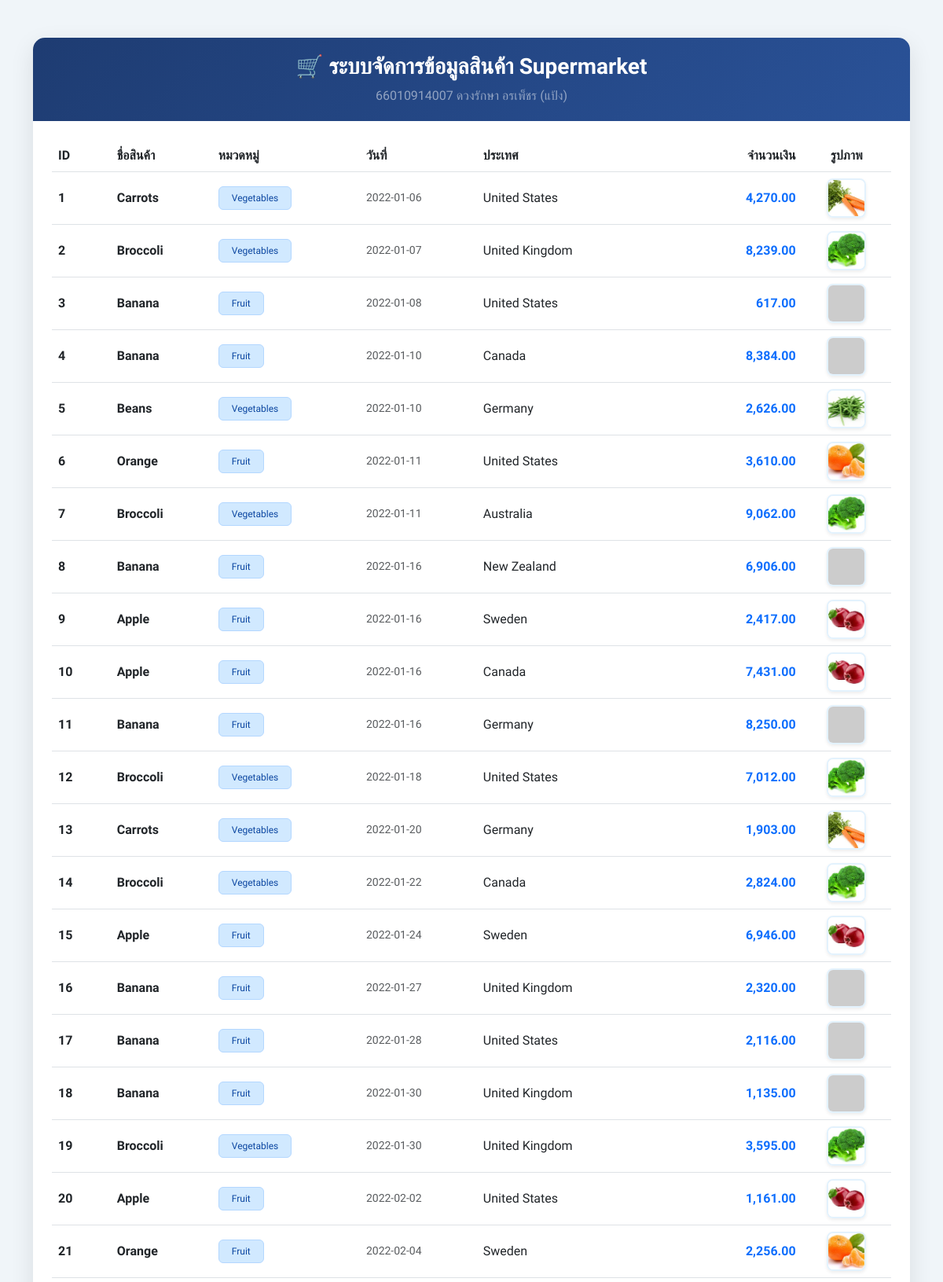
Screenshot of /c.php (upper part) with the database file from the repository.
### tables this page shows
CREATE TABLE `popsupermarket` (
  `p_order_id` int(11) NOT NULL,
  `p_product_name` varchar(100) NOT NULL,
  `p_category` varchar(100) NOT NULL,
  `p_date` date NOT NULL,
  `p_country` varchar(100) NOT NULL,
  `p_amount` int(9) NOT NULL
);

### c.php (the view, shortened to what this page needs)
<!doctype html>
<html lang="th">
<head>
    <link href="https://cdn.jsdelivr.net/npm/bootstrap@5.3.0/dist/css/bootstrap.min.css" rel="stylesheet">
    <link href="https://cdn.datatables.net/1.13.4/css/dataTables.bootstrap5.min.css" rel="stylesheet">
</head>
<body class="py-5">
    <div class="container">
        <div class="card main-card">
            <div class="card-header text-center">
                <h3 class="text-white mb-0 fw-bold">🛒 ระบบจัดการข้อมูลสินค้า Supermarket</h3>
                <p class="text-white-50 mb-0 mt-2">66010914007 ดวงรักษา อรเพ็ชร (แป้ง)</p>
            </div>
            <div class="card-body p-4">
                <table id="myTable" class="table table-hover align-middle" style="width:100%">
                    <thead>
                        <tr>
                            <th>ID</th>
                            <th>ชื่อสินค้า</th>
                            <th>หมวดหมู่</th>
                            <th>วันที่</th>
                            <th>ประเทศ</th>
                            <th class="text-end">จำนวนเงิน</th>
                            <th class="text-center">รูปภาพ</th>
                        </tr>
                    </thead>
                    <tbody>
                    <?php
                    include_once("connectdb.php");
                    $sql = "SELECT * FROM `popsupermarket`";
                    $rs = mysqli_query($conn, $sql);
                    while ($data = mysqli_fetch_array($rs)) {
                    ?>
                        <tr>
                            <td><strong><?php echo $data['p_order_id']; ?></strong></td>
                            <td class="fw-semibold"><?php echo $data['p_product_name']; ?></td>
                            <td><span class="badge badge-category px-3 py-2"><?php echo $data['p_category']; ?></span></td>
                            <td class="text-muted small"><?php echo $data['p_date']; ?></td>
                            <td><i class="bi bi-geo-alt"></i> <?php echo $data['p_country']; ?></td>
                            <td class="text-end fw-bold text-primary"><?php echo number_format($data['p_amount'], 2); ?></td>
                            <td class="text-center">
                                <img src="<?php echo $data['p_product_name']; ?>.jpg"
                                     class="img-product shadow-sm"
                                     onerror="this.src='https://via.placeholder.com/50/e3f2fd/0d47a1?text=No+Img'">
                            </td>
                        </tr>
                    <?php
                    }
                    ?>
                    </tbody>
                </table>
            </div>
        </div>
    </div>

### c.php (style rules this page uses)
body { font-family: 'Sarabun', sans-serif; background-color: #f0f5f9; color: #33475b; }
.main-card { border: none; border-radius: 15px; overflow: hidden; box-shadow: 0 10px 30px rgba(0, 0, 0, 0.1); }
.card-header { background: linear-gradient(135deg, #1e3c72 0%, #2a5298 100%); padding: 20px; border: none; }
.table thead { background-color: #e3f2fd; color: #0d47a1; }
.img-product { width: 50px; height: 50px; object-fit: cover; border-radius: 8px; border: 2px solid #e3f2fd; }
.badge-category { background-color: #d1e9ff; color: #0d47a1; font-weight: 500; border: 1px solid #b3d7ff; }

### rows the page displays
popsupermarket: p_order_id "1", p_product_name "Carrots", p_category "Vegetables", p_date "2022-01-06", p_country "United States", p_amount "4,270.00", p_product_name (picture)
popsupermarket: p_order_id "2", p_product_name "Broccoli", p_category "Vegetables", p_date "2022-01-07", p_country "United Kingdom", p_amount "8,239.00", p_product_name (picture)
popsupermarket: p_order_id "3", p_product_name "Banana", p_category "Fruit", p_date "2022-01-08", p_country "United States", p_amount "617.00"
popsupermarket: p_order_id "4", p_product_name "Banana", p_category "Fruit", p_date "2022-01-10", p_country "Canada", p_amount "8,384.00"
popsupermarket: p_order_id "5", p_product_name "Beans", p_category "Vegetables", p_date "2022-01-10", p_country "Germany", p_amount "2,626.00", p_product_name (picture)
popsupermarket: p_order_id "6", p_product_name "Orange", p_category "Fruit", p_date "2022-01-11", p_country "United States", p_amount "3,610.00", p_product_name (picture)
popsupermarket: p_order_id "7", p_product_name "Broccoli", p_category "Vegetables", p_date "2022-01-11", p_country "Australia", p_amount "9,062.00", p_product_name (picture)
popsupermarket: p_order_id "8", p_product_name "Banana", p_category "Fruit", p_date "2022-01-16", p_country "New Zealand", p_amount "6,906.00"
popsupermarket: p_order_id "9", p_product_name "Apple", p_category "Fruit", p_date "2022-01-16", p_country "Sweden", p_amount "2,417.00", p_product_name (picture)
popsupermarket: p_order_id "10", p_product_name "Apple", p_category "Fruit", p_date "2022-01-16", p_country "Canada", p_amount "7,431.00", p_product_name (picture)
popsupermarket: p_order_id "11", p_product_name "Banana", p_category "Fruit", p_date "2022-01-16", p_country "Germany", p_amount "8,250.00"
popsupermarket: p_order_id "12", p_product_name "Broccoli", p_category "Vegetables", p_date "2022-01-18", p_country "United States", p_amount "7,012.00", p_product_name (picture)
popsupermarket: p_order_id "13", p_product_name "Carrots", p_category "Vegetables", p_date "2022-01-20", p_country "Germany", p_amount "1,903.00", p_product_name (picture)
popsupermarket: p_order_id "14", p_product_name "Broccoli", p_category "Vegetables", p_date "2022-01-22", p_country "Canada", p_amount "2,824.00", p_product_name (picture)
popsupermarket: p_order_id "15", p_product_name "Apple", p_category "Fruit", p_date "2022-01-24", p_country "Sweden", p_amount "6,946.00", p_product_name (picture)
popsupermarket: p_order_id "16", p_product_name "Banana", p_category "Fruit", p_date "2022-01-27", p_country "United Kingdom", p_amount "2,320.00"
popsupermarket: p_order_id "17", p_product_name "Banana", p_category "Fruit", p_date "2022-01-28", p_country "United States", p_amount "2,116.00"
popsupermarket: p_order_id "18", p_product_name "Banana", p_category "Fruit", p_date "2022-01-30", p_country "United Kingdom", p_amount "1,135.00"
popsupermarket: p_order_id "19", p_product_name "Broccoli", p_category "Vegetables", p_date "2022-01-30", p_country "United Kingdom", p_amount "3,595.00", p_product_name (picture)
popsupermarket: p_order_id "20", p_product_name "Apple", p_category "Fruit", p_date "2022-02-02", p_country "United States", p_amount "1,161.00", p_product_name (picture)
popsupermarket: p_order_id "21", p_product_name "Orange", p_category "Fruit", p_date "2022-02-04", p_country "Sweden", p_amount "2,256.00", p_product_name (picture)
